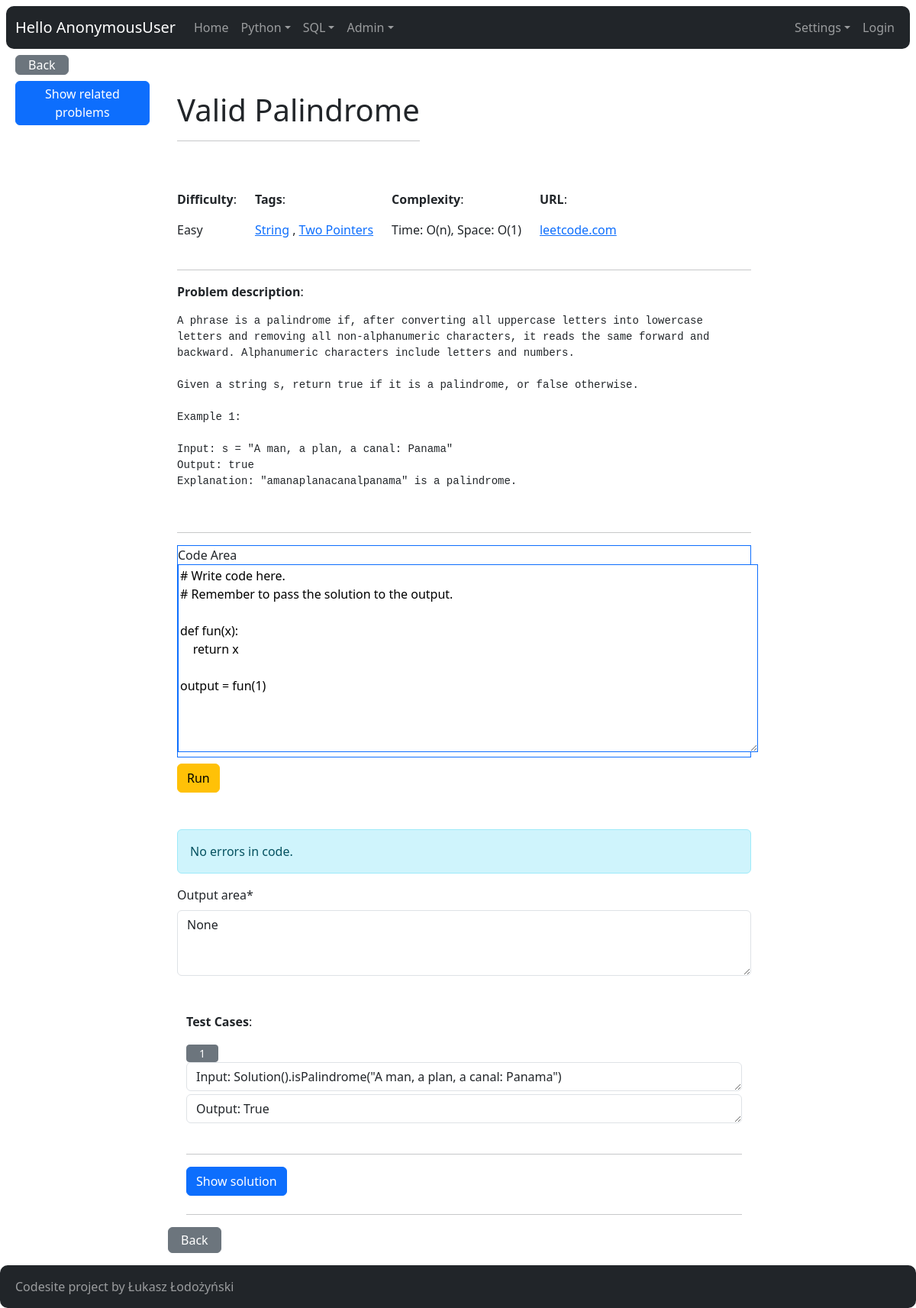
/python/valid-palindrome/, run on the app's committed database.
### python_problems/models.py (models this page shows, shortened)
class Problem(models.Model):
    title = models.CharField(max_length=200)
    slug = models.SlugField(unique=True, blank=True)
    tags = models.ManyToManyField("Tag")
    difficulty = models.ForeignKey(
        Difficulty, related_name="problems_difficulty", on_delete=models.DO_NOTHING)
    time_complexity = models.ForeignKey(
        Complexity, related_name="problems_time_complexity", on_delete=models.DO_NOTHING)
    space_complexity = models.ForeignKey(
        Complexity, related_name="problems_space_complexity", on_delete=models.DO_NOTHING)
    url = models.CharField(max_length=200)
    description = models.TextField(blank=False, null=False)
    is_solved = models.BooleanField(default=False)
    solution = models.TextField(blank=True, null=True)
    testcase = models.TextField(blank=True, null=True)

class Difficulty(models.Model):
    name = models.CharField(max_length=16)
    class Meta:
        verbose_name_plural = "Difficulties"
    def __str__(self) -> str:
        return self.name

class Tag(models.Model):
    name = models.CharField(max_length=20)
    class Meta:
        ordering = ("name", )

class Complexity(models.Model):
    name = models.CharField(max_length=10)
    class Meta:
        verbose_name_plural = "Complexities"
    def __str__(self) -> str:
        return self.name

### python_problems/views.py (the view, shortened to what this page needs)
# urls.py: path("<slug:slug>/", views.ProblemDetailView.as_view(), name="detail"),
class ProblemDetailView(DetailView):
    model = Problem
    def get_context_data(self, **kwargs):
        context = super().get_context_data(**kwargs)
        problem = self.get_object()
        related_problems = Problem.objects.annotate(
            common_tags=Count('tags', filter=Q(tags__in=problem.tags.all()))
        ).filter(common_tags__gte=2).exclude(pk=problem.pk).distinct()
        code = """# Write code here.\n# Remember to pass the solution to the output.\n\ndef fun(x):\n    return x\n\noutput = fun(1)"""
        output_form = OutputForm(initial={"output_area": "None"})
        testcase_form = TestCaseForm()
        raw_testcases = problem.testcase.split('\r\n')
        testcases = []
        testcases_input = []
        testcases_output = []
        for raw_testcase in raw_testcases:
            if raw_testcase:
                input_part, output_part = raw_testcase.split('), ')
                input_part = (input_part + ')').strip()[1:]
                output_part = output_part.strip()[:-1]
                testcases.append((input_part, output_part))
                testcases_input.append(input_part)
                testcases_output.append(output_part)
        testcase_input_form = TestCaseInputForm(
            initial={"testcase_input": testcases_input[0]})
        testcase_output_form = TestCaseOutputForm(
            initial={"testcase_output": testcases_output[0]})
        context["tags"] = problem.tags.values_list("name", flat=True)
        context["related_problems"] = related_problems
        context["output_form"] = output_form
        context["code_text"] = code
        context["testcases"] = testcases
        context["testcase_form"] = testcase_form
        context["testcase_input_form"] = testcase_input_form
        context["testcase_output_form"] = testcase_output_form
        context["testcases_input"] = testcases_input
        context["testcases_output"] = testcases_output
        return context

### python_problems/forms.py
class OutputForm(forms.Form):
    output_area = forms.CharField(widget=forms.Textarea(
        attrs={"placeholder": "None", 'rows': 3, 'cols': 80}))

class TestCaseForm(forms.Form):
    testcase = forms.CharField(widget=forms.Textarea(
        attrs={"placeholder": "None", 'rows': 6}))

### core/context_processors.py (called while the page is built)
def settings(request):
    return {
        'settings': django_settings,
    }

### python_problems/templates/python_problems/problem_detail.html (shortened to what this page needs)
{% extends "core/base.html" %}
{% block content %}
  <div class="container-fluid m-2">
    <div class="row">
      <div class="col-md-2">
        <div class="col sticky-top">
          <div class="row">
            <div>
              <a href="{% url 'python_problems:index' %}"
                 class="btn btn-secondary px-3 py-0 mb-2">Back</a>
            </div>
          </div>
          <div class="row">
            <div>
              <button type="button"
                      class="btn btn-primary px-3 py-1 mb-2"
                      data-bs-toggle="collapse"
                      data-bs-target="#related">Show related problems</button>
            </div>
          </div>
        </div>
      </div>
      <div class="col-md-8">
        <div class="container">
          <div class="row">
            <div class="col-auto mb-5 mt-5">
              <h1>{{ problem.title }}</h1>
              <hr>
            </div>
            <div class="row">
              <div class="col-auto mb-2">
                <p>
                  <b>Difficulty</b>:
                  <p>{{ problem.difficulty }}</p>
                </p>
              </div>
              <div class="col-auto mb-2">
                <p>
                  <b>Tags</b>:
                  <p>
                    {% for tag in tags %}
                      <a href="{% url 'python_problems:index' %}?query={{ tag }}">{{ tag }}</a>
                      {% if not forloop.last %},{% endif %}
                    {% endfor %}
                  </p>
                </p>
              </div>
              <div class="col-auto mb-2">
                <p>
                  <b>Complexity</b>:
                </p>
                <p>Time: {{ problem.time_complexity }}, Space: {{ problem.space_complexity }}</p>
              </div>
              <div class="col-auto mb-2">
                <p>
                  <b>URL</b>:
                </p>
                <a href="{{ problem.url }}" target="_blank">{{ problem.url|slice:"8:20" }}</a>
              </div>
            </div>
          </div>
          <hr>
          <p>
            <b>Problem description</b>:
          </p>
          <pre style="white-space: pre-wrap">{{ problem.description }}</pre>
          <br>
          <hr>
<form id="codeForm" action="{% url 'python_problems:detail' problem.slug %}" method="POST" class="mb-5">
<div class="code-area-container mb-2 border border-primary">
<label for="id_code_area">Code Area</label>
<textarea name="code_area" id="id_code_area" cols="80" rows="10" class="python-code  border border-primary">{{ code_text }}</textarea>
        </div>
        <link rel="stylesheet"
              href="https://cdnjs.cloudflare.com/ajax/libs/codemirror/5.63.0/codemirror.min.css">
        <link rel="stylesheet"
              href="https://cdn.jsdelivr.net/npm/codemirror@5.62.0/theme/monokai.css">
        <button id="submitButton" type="submit" class="btn btn-warning ">
          Run
        </button>
      </form>
      {% if output_form.output_area.value == "Error: 'output'" %}
        {% comment %} {{ output_form.output_area.value }} {% endcomment %}
        <div class="alert alert-warning">
          <strong>Warning!</strong> No <em>output</em> variable in Code Area.
        </div>
      {% elif "Error" in output_form.output_area.value %}
        <div>
          <div class="alert alert-warning">
            <strong>Warning!</strong> Error detected.
          </div>
        </div>
      {% else %}
        <div>
          <div class="alert alert-info">No errors in code.</div>
        </div>
      {% endif %}
      {% load crispy_forms_tags %}
      <form action="" class="mb-3">
        {{ output_form|crispy }}
      </form>
      <div class="container mt-5">
        <p>
          <b>Test Cases</b>:
        </p>
        <div id="buttons" class="">
        </div>
        <div id="testcases">
          {% for testcase in testcases %}
          <div id="testcase-{{ forloop.counter }}" class="testcase-content">
              <div class="">
                <textarea class="form-control mb-1" rows="1" id="inpt" name="text">Input: {{ testcase.0 }}</textarea>
              </div>
              <div class="">
                <textarea class="form-control" rows="1" id="oupt" name="text">Output: {{ testcase.1 }}</textarea>
              </div>
            </div>
          {% endfor %}
        </div>
        <br>
        <hr>
        <button type="button"
                class="btn btn-primary mb-2"
                data-bs-toggle="collapse"
                data-bs-target="#solution">Show solution</button>
        <br>
        <hr>
      </div>
    </div>
    <div class="col-md-2">
      <div class="row">
        <div>
          <a href="{% url 'python_problems:index' %}"
             class="btn btn-secondary px-3 py-1 mb-2">Back</a>
        </div>
      </div>
    </div>
  </div>
</div>
{% endblock content %}

### data on the page
Problem: title "Valid Palindrome", difficulty "Easy", time_complexity "O(n)", space_complexity "O(1)", url "leetcode.com", description "A phrase is a palindrome if, after converting all uppercase letters into lowercase letters and removing all non-alphanumeric characters, it reads the same forward and backward. Alphanumeric characters include letters and numbers. Given a string s, return true if it is a palindrome, or false otherwise. Example 1: Input: s = \"A man, a plan, a canal: Panama\" Output: true Explanation: \"amanaplanacanalpanama\" is a palindrome."
Tag: name "String"
Tag: name "Two Pointers"

### other printed values
{{ request.user }} "AnonymousUser"
{{ settings.APP_NAME }} "Codesite"
